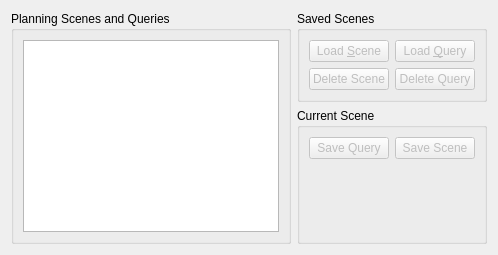
     <widget class="QWidget" name="stored_plans">
      <attribute name="title">
       <string>Stored Scenes</string>
      </attribute>
      <layout class="QGridLayout" name="gridLayout_3">
       <item row="1" column="0">
        <layout class="QVBoxLayout" name="verticalLayout">
         <item>
          <widget class="QGroupBox" name="groupBox_3">
           <property name="title">
            <string>Planning Scenes and Queries</string>
           </property>
           <layout class="QVBoxLayout" name="verticalLayout_7">
            <item>
             <widget class="QTreeWidget" name="planning_scene_tree">
              <property name="cursor" stdset="0">
               <cursorShape>PointingHandCursor</cursorShape>
              </property>
              <property name="editTriggers">
               <set>QAbstractItemView::DoubleClicked|QAbstractItemView::EditKeyPressed</set>
              </property>
              <property name="selectionMode">
               <enum>QAbstractItemView::SingleSelection</enum>
              </property>
              <property name="headerHidden">
               <bool>true</bool>
              </property>
              <property name="expandsOnDoubleClick">
               <bool>true</bool>
              </property>
              <property name="columnCount">
               <number>1</number>
              </property>
              <column>
               <property name="text">
                <string>1</string>
               </property>
              </column>
             </widget>
            </item>
           </layout>
          </widget>
         </item>
        </layout>
       </item>
       <item row="1" column="1">
        <layout class="QVBoxLayout" name="verticalLayout_2">
         <item>
          <widget class="QGroupBox" name="groupBox">
           <property name="title">
            <string>Saved Scenes</string>
           </property>
           <layout class="QGridLayout" name="gridLayout_5">
            <item row="0" column="0">
             <widget class="QPushButton" name="load_scene_button">
              <property name="enabled">
               <bool>false</bool>
              </property>
              <property name="text">
               <string>Load &amp;Scene</string>
              </property>
             </widget>
            </item>
            <item row="0" column="1">
             <widget class="QPushButton" name="load_query_button">
              <property name="enabled">
               <bool>false</bool>
              </property>
              <property name="text">
               <string>Load &amp;Query</string>
              </property>
             </widget>
            </item>
            <item row="1" column="0">
             <widget class="QPushButton" name="delete_scene_button">
              <property name="enabled">
               <bool>false</bool>
              </property>
              <property name="text">
               <string>Delete Scene</string>
              </property>
             </widget>
            </item>
            <item row="1" column="1">
             <widget class="QPushButton" name="delete_query_button">
              <property name="enabled">
               <bool>false</bool>
              </property>
              <property name="text">
               <string>Delete Query</string>
              </property>
             </widget>
            </item>
           </layout>
          </widget>
         </item>
         <item>
          <widget class="QGroupBox" name="groupBox_2">
           <property name="title">
            <string>Current Scene</string>
           </property>
           <layout class="QGridLayout" name="gridLayout_2">
            <item row="0" column="1">
             <widget class="QPushButton" name="save_scene_button">
              <property name="enabled">
               <bool>false</bool>
              </property>
              <property name="text">
               <string>Save Scene</string>
              </property>
             </widget>
            </item>
            <item row="0" column="0">
             <widget class="QPushButton" name="save_query_button">
              <property name="enabled">
               <bool>false</bool>
              </property>
              <property name="text">
               <string>Save Query</string>
              </property>
             </widget>
            </item>
            <item row="1" column="0" colspan="2">
             <spacer name="verticalSpacer_7">
              <property name="orientation">
               <enum>Qt::Vertical</enum>
              </property>
              <property name="sizeHint" stdset="0">
               <size>
                <width>20</width>
                <height>40</height>
               </size>
              </property>
             </spacer>
            </item>
           </layout>
          </widget>
         </item>
        </layout>
       </item>
      </layout>
     </widget>
